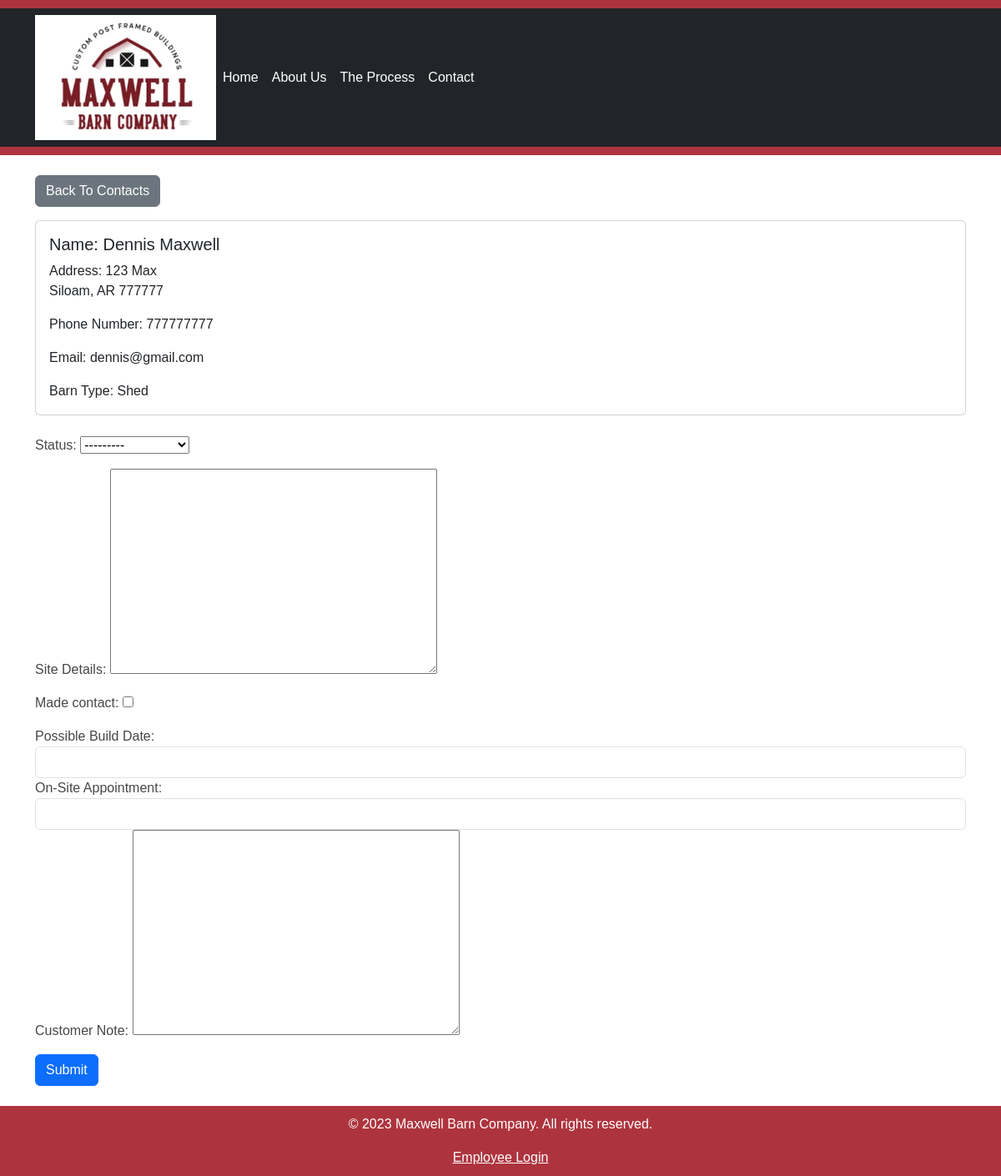
/9/customer_details, run on the app's committed database.
### web/models.py (models this page shows, shortened)
class Customer(models.Model):
    name_first = models.CharField(max_length=64, verbose_name="First Name")
    name_last = models.CharField(max_length=64, verbose_name="Last Name")
    address = models.CharField(max_length=200)
    add_city = models.CharField(max_length=64, verbose_name="City")
    add_state = models.CharField(max_length=2, choices=STATE_CHOICES, verbose_name="State")
    zip = models.CharField(max_length=12, null=True, blank=True)
    phone_number = models.CharField(max_length=16, verbose_name="Phone Number")
    email = models.EmailField()
    date = models.DateTimeField(default=timezone.now)
    barn_type = models.CharField(max_length=20, choices=BARN_TYPE, verbose_name="Desired Structure Usuage", null=True, blank=True)
    archived = models.BooleanField(default=False)

### web/views.py (the view)
# urls.py: path("<int:cust_id>/customer_details", views.customer_details, name="customer_details"),
def customer_details(request, cust_id):
    if request.method == "POST":
        customer = Customer.objects.get(pk=cust_id)
        f = ContactForm(request.POST)
        g = CustomerNoteForm(request.POST)
        print(f, g)
        if f.is_valid():
            instance = f.save(commit=False)
            instance.cust = customer
            instance.on_site_appointment = request.POST.get('on_site_appointment')
            instance.possible_build_date = request.POST.get('possible_build_date')
            instance.save()
        if g.is_valid():
            instance = g.save(commit=False)
            instance.cust = customer
            instance.save()
        cust = Customer.objects.filter(pk=cust_id)
        return render(request, "web/customer_details.html", {
            "cust": cust,
            "contact": ContactForm,
            "cust_note": CustomerNoteForm
        })
    else:
        cust = Customer.objects.filter(pk=cust_id)
        return render(request, "web/customer_details.html", {
            "cust": cust,
            "contact": ContactForm,
            "cust_note": CustomerNoteForm
        })

### web/templates/web/customer_details.html (shortened to what this page needs)
{% extends "web/djangourllayout.html" %}
{% block content %}
<div class="container mt-4">
    <a href="{% url 'admin_contacts' %}" class="btn btn-secondary mb-3">Back To Contacts</a>
    {% for customer in cust %}
        <div class="card mb-4">
            <div class="card-body">
                <h5 class="card-title">Name: {{ customer.name_first }} {{ customer.name_last }}</h5>
                <p class="card-text">Address: {{ customer.address }}<br>{{ customer.add_city }}, {{ customer.add_state }} {{ customer.zip }}</p>
                <p class="card-text">Phone Number: {{ customer.phone_number }}</p>
                <p class="card-text">Email: {{ customer.email }}</p>
                <p class="card-text">Barn Type: {{ customer.barn_type }}</p>
            </div>
        </div>
        <form action="{% url 'customer_details' cust_id=customer.id %}" method="post">
            {{ contact.as_p }}
            <div class="form-group">
                <label for="id_possible_build_date">Possible Build Date:</label>
                <input type="text" class="form-control flatpickr" data-enable-time="true" id="id_possible_build_date" name="possible_build_date" value="{{ contact.possible_build_date|date:'Y-m-d H:i' }}">
            </div>
            <div class="form-group">
                <label for="id_on_site_appointment">On-Site Appointment:</label>
                <input type="text" class="form-control flatpickr" data-enable-time="true" id="id_on_site_appointment" name="on_site_appointment" value="{{ contact.on_site_appointment|date:'Y-m-d H:i' }}">
            </div>
            <div class="form-group">
                {{ cust_note.as_p }}
            </div>
            <button type="submit" class="btn btn-primary">Submit</button>
        </form>
</div>
{% endfor %}
<link rel="stylesheet" href="https://cdn.jsdelivr.net/npm/flatpickr/dist/flatpickr.min.css">
{% endblock %}

### data on the page
Customer: name_first "Dennis", name_last "Maxwell", address "123 Max", add_city "Siloam", add_state "AR", zip "777777", phone_number "777777777", email "dennis@gmail.com", barn_type "Shed"
